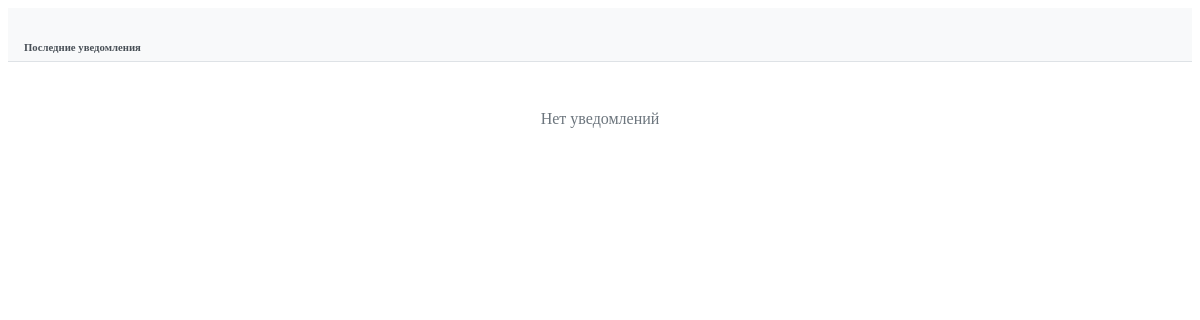
The page /notifications/api/recent/ (signed in) on the database as committed earlier.
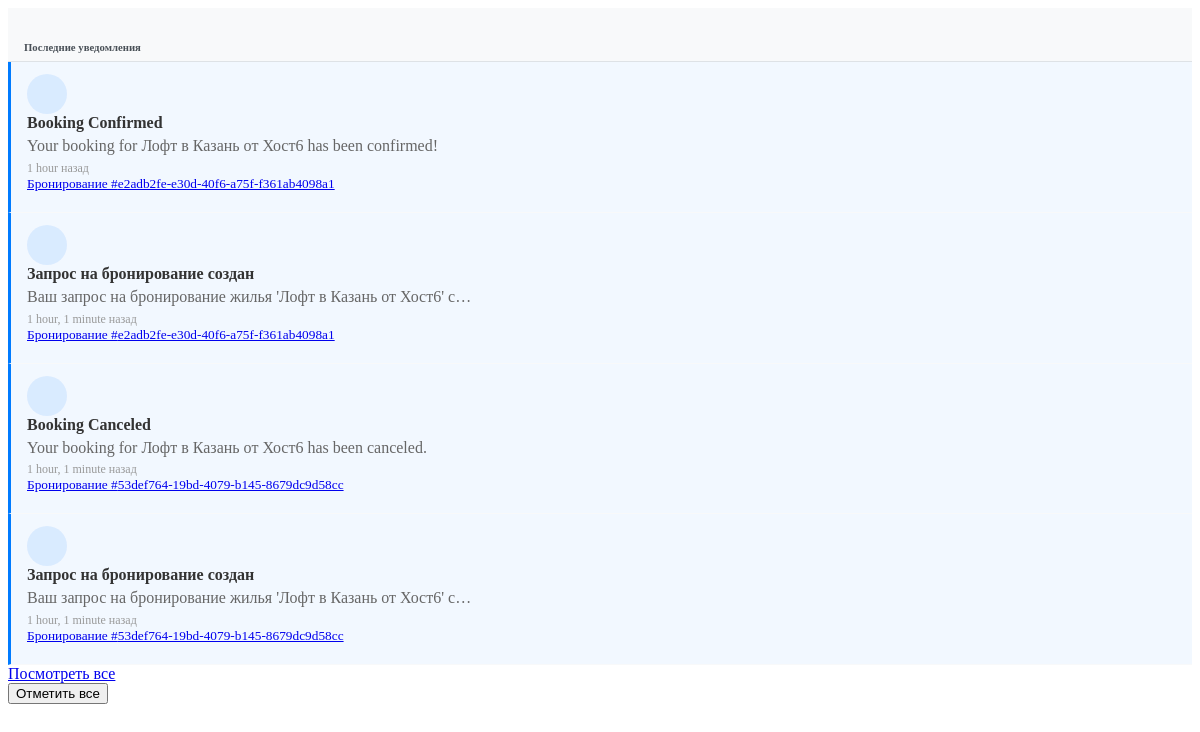
The same page on the database as committed later.
### notifications/models.py (models this page shows, shortened)
class Notification(models.Model):
    NOTIFICATION_TYPES = [
        ('booking_request', _('Booking Request')),
        ('booking_confirmed', _('Booking Confirmed')),
        ('booking_canceled', _('Booking Canceled')),
        ('message_received', _('Message Received')),
        ('review_received', _('Review Received')),
        ('listing_approved', _('Listing Approved')),
        ('payment_received', _('Payment Received')),
        ('system', _('System Notification')),
    ]
    user = models.ForeignKey(
        settings.AUTH_USER_MODEL,
        on_delete=models.CASCADE,
        related_name='notifications',
        verbose_name=_("User")
    )
    notification_type = models.CharField(
        _("Notification Type"),
        max_length=30,
        choices=NOTIFICATION_TYPES
    )
    title = models.CharField(_("Title"), max_length=255)
    message = models.TextField(_("Message"))
    is_read = models.BooleanField(_("Is Read"), default=False)
    booking = models.ForeignKey(
        'listings.Booking',
        on_delete=models.CASCADE,
        related_name='notifications',
        null=True,
        blank=True,
        verbose_name=_("Related Booking")
    )
    listing = models.ForeignKey(
        'listings.Listing',
        on_delete=models.CASCADE,
        related_name='notifications',
        null=True,
        blank=True,
        verbose_name=_("Related Listing")
    )
    conversation = models.ForeignKey(
        'chat.Conversation',
        on_delete=models.CASCADE,
        related_name='notifications',
        null=True,
        blank=True,
        verbose_name=_("Related Conversation")
    )
    review = models.ForeignKey(
        'listings.Review',
        on_delete=models.CASCADE,
        related_name='notifications',
        null=True,
        blank=True,
        verbose_name=_("Related Review")
    )
    created_at = models.DateTimeField(_("Created At"), auto_now_add=True)
    class Meta:
        verbose_name = _("Notification")
        verbose_name_plural = _("Notifications")
        ordering = ['-created_at']

### listings/models.py (models this page shows, shortened)
class Booking(models.Model):
    STATUS_CHOICES = [
        ('pending', _('Pending')),
        ('confirmed', _('Confirmed')),
        ('canceled', _('Canceled')),
        ('completed', _('Completed')),
    ]
    start_date = models.DateField(_("Check-in date"))
    end_date = models.DateField(_("Check-out date"))
    guests = models.PositiveSmallIntegerField(_("Number of guests"))
    status = models.CharField(_("Status"), max_length=20, choices=STATUS_CHOICES, default='pending')
    base_price = models.DecimalField(_("Base price"), max_digits=10, decimal_places=2)
    cleaning_fee = models.DecimalField(_("Cleaning fee"), max_digits=10, decimal_places=2)
    service_fee = models.DecimalField(_("Service fee"), max_digits=10, decimal_places=2)
    total_price = models.DecimalField(_("Total price"), max_digits=10, decimal_places=2)
    special_requests = models.TextField(_("Special requests"), blank=True)
    listing = models.ForeignKey(
        Listing,
        on_delete=models.CASCADE,
        related_name='bookings'
    )
    guest = models.ForeignKey(
        settings.AUTH_USER_MODEL,
        on_delete=models.CASCADE,
        related_name='bookings'
    )
    booking_reference = models.UUIDField(_("Booking reference"), default=uuid.uuid4, editable=False, unique=True)
    created_at = models.DateTimeField(_("Created at"), auto_now_add=True)
    updated_at = models.DateTimeField(_("Updated at"), auto_now=True)
    class Meta:
        verbose_name = _("Booking")
        verbose_name_plural = _("Bookings")
        ordering = ['-created_at']

### notifications/views.py (the view)
# urls.py: path('api/recent/', views.recent_notifications, name='recent_notifications'),
@login_required
def recent_notifications(request):
    notifications = request.user.notifications.filter(is_read=False).order_by('-created_at')[:5]
    return render(request, 'notifications/partials/recent_notifications.html', {
        'notifications': notifications
    })

### notifications/templatetags/notify_tags.py (called while the page is built)
@register.filter
def notification_target_url(notification):
    if notification.booking:
        return f"/listings/bookings/{notification.booking.booking_reference}/"
    elif notification.conversation:
        return f"/chat/{notification.conversation.id}/"
    elif notification.listing:
        return f"/listings/{notification.listing.id}/"
    elif notification.review:
        return f"/listings/{notification.review.listing.id}/"
    return "/notifications/"

### notifications/templates/notifications/partials/recent_notifications.html (shortened to what this page needs)
<div class="dropdown-menu-header">
    <h6 class="dropdown-header">Последние уведомления</h6>
</div>
{% if notifications %}
    {% for notification in notifications %}
    <div class="dropdown-item notification-item {% if not notification.is_read %}unread{% endif %}"
         data-notification-id="{{ notification.id }}"
         data-target-url="{% load notify_tags %}{{ notification|notification_target_url }}"
         style="cursor: pointer;">
        <div class="d-flex">
            <div class="notification-icon me-2">
            </div>
            <div class="flex-grow-1">
                <div class="notification-title small fw-bold">{{ notification.title }}</div>
                <div class="notification-message small text-muted">{{ notification.message|truncatechars:60 }}</div>
                <div class="notification-time small text-muted">{{ notification.created_at|timesince }} назад</div>
                 {% if notification.booking %}
                                <a href="{% url 'listings:booking_detail' notification.booking.booking_reference %}" class="text-decoration-none">
                                    <small class="text-muted">Бронирование #{{ notification.booking.booking_reference|slice:":8" }}</small>
                                </a>
                            {% elif notification.listing %}
                                <a href="{% url 'listings:listing_detail' notification.listing.id %}" class="text-decoration-none">
                                    <small class="text-muted">{{ notification.listing.title }}</small>
                                </a>
                            {% endif %}
            </div>
            {% if not notification.is_read %}
                <div class="notification-dot">
                    <span class="badge bg-primary rounded-pill">&nbsp;</span>
                </div>
            {% endif %}
        </div>
    </div>
    {% endfor %}
    <div class="dropdown-item text-center">
        <a href="{% url 'notifications:notification_list' %}" class="btn btn-sm btn-outline-primary">Посмотреть все</a>
    </div>
    <div class="dropdown-item text-center">
        <button class="btn btn-sm btn-outline-secondary" onclick="markAllNotificationsRead()">Отметить все</button>
    </div>
{% else %}
    <div class="empty-notifications">
        <p class="mb-0">Нет уведомлений</p>
    </div>
{% endif %}

Rows that differ between the two databases and show on the page:
added Notification: title "Booking Confirmed", message "Your booking for Лофт в Казань от Хост6 has been confirmed!", created_at "1 hour", booking.booking_reference "e2adb2fe-e30d-40f6-a75f-f361ab4098a1"
added Notification: title "Запрос на бронирование создан", message "Ваш запрос на бронирование жилья 'Лофт в Казань от Хост6' с…", created_at "1 hour, 1 minute", booking.booking_reference "e2adb2fe-e30d-40f6-a75f-f361ab4098a1"
added Notification: title "Booking Canceled", message "Your booking for Лофт в Казань от Хост6 has been canceled.", created_at "1 hour, 1 minute", booking.booking_reference "53def764-19bd-4079-b145-8679dc9d58cc"
added Notification: title "Запрос на бронирование создан", message "Ваш запрос на бронирование жилья 'Лофт в Казань от Хост6' с…", created_at "1 hour, 1 minute", booking.booking_reference "53def764-19bd-4079-b145-8679dc9d58cc"
Other text that changed with them:
text no longer shown: "Нет уведомлений"
text now shown: "Посмотреть все Отметить все"
